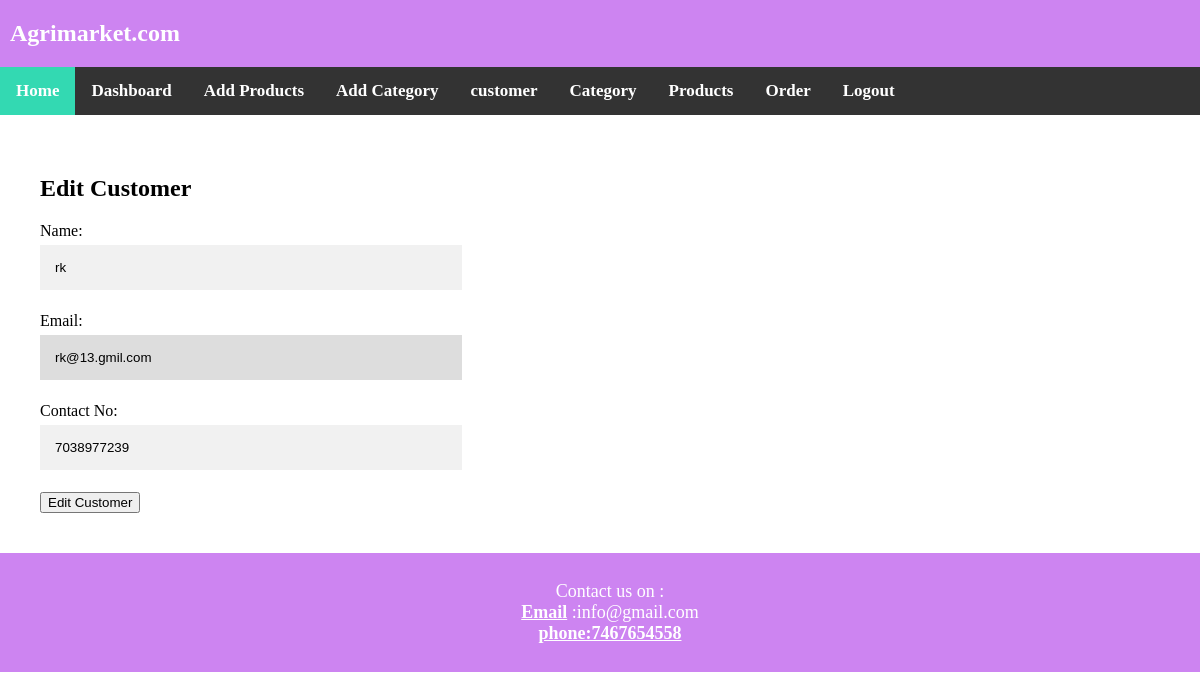
Page /edit-customer.php?customer=5 (signed in) on the committed database.
### tables this page shows
CREATE TABLE `customer` (
  `cust_id` int(12) NOT NULL,
  `cust_name` varchar(60) NOT NULL,
  `cust_email` varchar(250) NOT NULL,
  `cust_contact` varchar(250) NOT NULL,
  `cust_addr` varchar(250) NOT NULL,
  `cust_username` varchar(250) NOT NULL,
  `cust_password` varchar(250) NOT NULL,
  `reg_on` datetime NOT NULL
);

### edit-customer.php (the view, shortened to what this page needs)
<!DOCTYPE html>
	<head>
		<link rel="stylesheet" type="text/css" href="css/style1.css">
	</head>
	<body>
			<?php
			include 'adminheader1.php';
			include 'database.php';
			if(isset($_GET['customer']) && ($_GET['customer']!="")){
				$custid=$_GET['customer'];
			}
			$sql = "SELECT cust_name, cust_email, cust_contact FROM customer WHERE cust_id='$custid'";
			$result = mysqli_query($conn,$sql);
			while($row = mysqli_fetch_assoc($result)) {
				$username=$row['cust_name'];
				$usermail=$row['cust_email'];
				$usercontact=$row['cust_contact'];
			}
		if(isset($_SESSION['adminlogin']) && $_SESSION['adminlogin']==true){ ?>
		<section class="page-content admin-page-content">
		 <div class="addproduct">
			<h2>Edit Customer</h2>
			<form action="" method="post" class="formdemo" id="editproductform" >
				<div class="label">Name: </div>
				<input type="text" name="cust_name" value="<?php echo $username; ?>" required>
				<div class="label">Email: </div>
				<input type="email" name="cust_email" value="<?php echo $usermail; ?>" required>
				<div class="label">Contact No: </div>
				<input type="text" name="cust_conatct" value="<?php echo $usercontact;?>" required>
				<div>
					<input type="submit" class="submitbtn" value="Edit Customer"/>
				</div>
				</div>
		</section>
					<?php }else{
		echo "<h1>You don't have rights to access this page..</h1>";
	} ?>
   <?php include 'footer.php';?>
	</body>
</html>

### css/style1.css (style rules this page uses)
body { margin:0px; }
input[type=text], input[type=password] ,input[type=email],input[type=username], input[type=file],select,textarea,input[type="number"] { width: 35%; padding: 15px; margin: 5px 0 22px 0; display: inline-block; border: none; background: #f1f1f1; }
input[type=text]:focus, input[type=password],input[type=email],input[type=username]:focus,input[type=file]:focus { background-color: #ddd; outline: none; }
.page-content { padding: 40px; }

### rows in the picture
customer: cust_name "rk", cust_email "rk@13.gmil.com", cust_conatct "7038977239"
